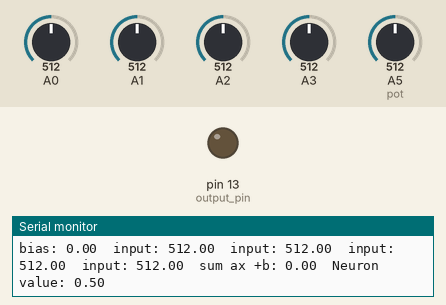
Simulated run of this sketch. Board: Arduino Uno, built with avr-gcc and run on an emulated ATmega328P. Parts: output pins drawn as LEDs (lit = HIGH), the last lines printed to the serial monitor. Inputs (shaded band) come from the test bench; at power-on: A0 = 512, A1 = 512, A3 = 512, A2 = 512, A5 (pot) = 512.

Above: at 1.2 s.
1.3 s: A0 set to 527
At 1.7 s:
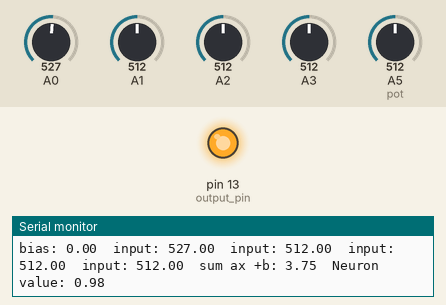
2.8 s: A1 set to 541
At 3.4 s:
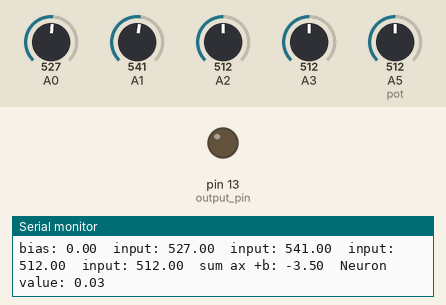
5.8 s: A3 set to 555
8.8 s: A2 set to 716
At 9.2 s:
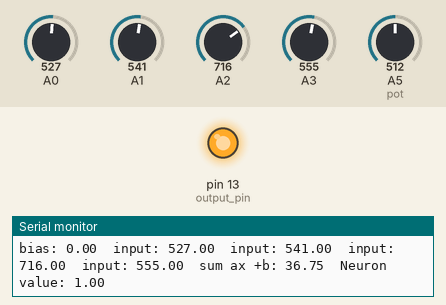
14.8 s: A5 (pot) set to 306
At 15.4 s:
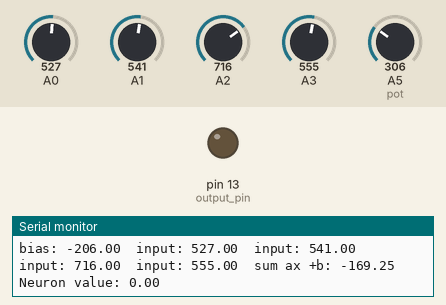
Timing chart, 0 to 17.8 s (numbered marks = the images above; inputs shaded):
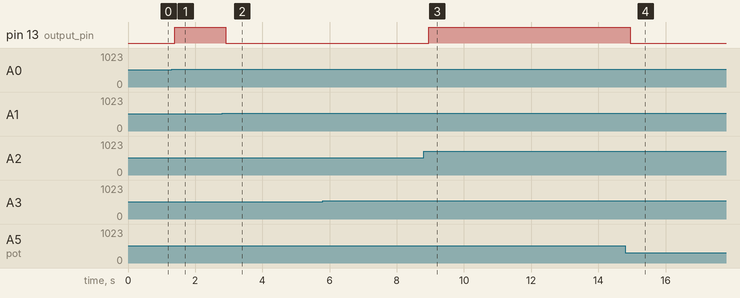

Measured:
- the behaviour switches between 512 and 513 on A0 (found by bisection; images 0 and 1)
- the behaviour switches between 526 and 527 on A1 (found by bisection; images 1 and 2)
- after the input at 1.3 s, pin 13 (output_pin): LOW → HIGH after 0.09 s
- after the input at 2.8 s, pin 13 (output_pin): HIGH → LOW after 0.11 s
- after the input at 8.8 s, pin 13 (output_pin): LOW → HIGH after 0.15 s
- after the input at 14.8 s, pin 13 (output_pin): HIGH → LOW after 0.16 s

The sketch:

perceptronBasico.ino
```cpp
#define output_pin 13 //pin de salida de la neurona
#define pot 5 //pin del potenciometro que gradua el bias

//pines analogos de entrada
byte input_pins[] = {0, 1, 2, 3};

//data
float input[sizeof(input_pins)]; //input data
float weight[sizeof(input_pins)]; //weight of each output
float bias;
float data; //sum function processed value
float output;  //activation output data

void setup() {
  Serial.begin(9600);
  pinMode(output_pin, OUTPUT);

  //asigna los pesos
  setWeights(weight);

}

void loop() {
  //configura el bias con el potenciometro
  bias = analogRead(pot)-512;
  printLine("bias: ", bias);

  //lee datos de las entradas
  for (byte i = 0; i < sizeof(input_pins); i++) {
    input[i] = analogRead(input_pins[i]);
    printLine("input: ", input[i]);
  }

  //suma ponderada de las entradas + bias
  data = sumFunction(input, weight, bias);
  printLine("sum ax +b: ", data);

  //calcula la salida con la funcion de activacion
  output = activation(data);
  printLine("Neuron value: ", output);

  //escribe el dato de salida como PWM en el pin de salida
  analogWrite(output_pin, output * 255);
  Serial.println("");
}

//configura pesos manualmente
void setWeights(float w[]){
  w[0] = 0.25;
  printLine("peso 0: ", w[0]);
  w[1] = -0.25;
  printLine("peso 1: ", w[1]);
  w[2] = 0.25;
  printLine("peso 2: ", w[2]);
  w[3] = -0.25;
  printLine("peso 3: ", w[3]);
  Serial.print("\r\n");
}

float sumFunction(float in[], float w[], float b){
  float d = 0; //temporal para guardar la suma

  //suma cada entrada por el peso de la misma
  for (byte i = 0; i < sizeof(input_pins); i++) {
    d += (in[i] * w[i]);
  }
  //suma el bias
  d += bias;
  return d;
}

float activation(float sum){
  //sigmoid (devuelve valores entre 0 y 1)
  return (1 / (1 + exp(-1 * sum)));

  //tanh (devuelve valores entre -1 y 1)
  //return ((2 / (1 + exp(2 * sum)))-1);

  //ReLU (anula valores negativos volviendolos 0)
  //return ((sum<0)?0:sum);

  //Leaky ReLU  (mismo pero los negativos los "rectifica")
  //return ((sum<0)?(sum*0.01):sum);
}

//funcion que imprime un dato con su etiqueta en la misma linea y separa con tab
void printLine(String n, float b){
  Serial.print(n);
  Serial.print(b);
  Serial.print("\t");
}
```
